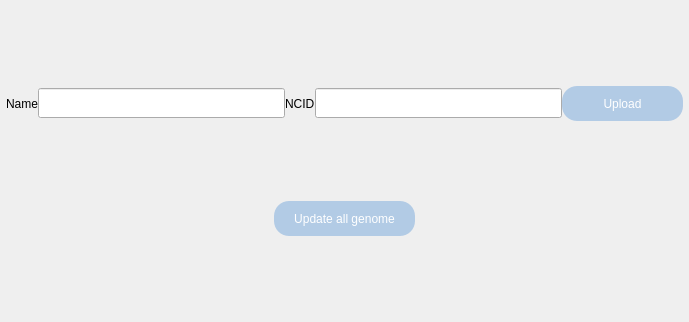
<?xml version="1.0" encoding="UTF-8"?>
<ui version="4.0">
 <class>Form</class>
 <widget class="QWidget" name="Form">
  <property name="geometry">
   <rect>
    <x>0</x>
    <y>0</y>
    <width>689</width>
    <height>322</height>
   </rect>
  </property>
  <property name="windowTitle">
   <string>Species management</string>
  </property>
  <property name="styleSheet">
   <string notr="true"/>
  </property>
  <layout class="QHBoxLayout" name="horizontalLayout_2">
   <property name="spacing">
    <number>0</number>
   </property>
   <property name="leftMargin">
    <number>0</number>
   </property>
   <property name="topMargin">
    <number>0</number>
   </property>
   <property name="rightMargin">
    <number>0</number>
   </property>
   <property name="bottomMargin">
    <number>0</number>
   </property>
   <item>
    <layout class="QVBoxLayout" name="verticalLayout">
     <property name="leftMargin">
      <number>6</number>
     </property>
     <property name="topMargin">
      <number>6</number>
     </property>
     <property name="rightMargin">
      <number>6</number>
     </property>
     <property name="bottomMargin">
      <number>6</number>
     </property>
     <item>
      <layout class="QHBoxLayout" name="horizontalLayout" stretch="0,0,0,0,0">
       <property name="sizeConstraint">
        <enum>QLayout::SetDefaultConstraint</enum>
       </property>
       <item>
        <widget class="QLabel" name="label_2">
         <property name="text">
          <string>Name</string>
         </property>
        </widget>
       </item>
       <item>
        <widget class="QLineEdit" name="uploadName">
         <property name="minimumSize">
          <size>
           <width>20</width>
           <height>30</height>
          </size>
         </property>
         <property name="styleSheet">
          <string notr="true"/>
         </property>
        </widget>
       </item>
       <item>
        <widget class="QLabel" name="label_3">
         <property name="text">
          <string>NCID</string>
         </property>
        </widget>
       </item>
       <item>
        <widget class="QLineEdit" name="uploadID">
         <property name="minimumSize">
          <size>
           <width>0</width>
           <height>30</height>
          </size>
         </property>
         <property name="styleSheet">
          <string notr="true"/>
         </property>
        </widget>
       </item>
       <item>
        <widget class="QPushButton" name="add">
         <property name="minimumSize">
          <size>
           <width>121</width>
           <height>35</height>
          </size>
         </property>
         <property name="maximumSize">
          <size>
           <width>121</width>
           <height>35</height>
          </size>
         </property>
         <property name="styleSheet">
          <string notr="true">QPushButton {  
    background-color: rgb(178, 203, 229); /* 设置背景颜色，这里以绿色为例 */  
    border: none; /* 移除边框 */  
    border-radius: 15px; /* 设置圆角半径 */  
    color: white; /* 设置文本颜色 */  
    padding: 10px 20px; /* 设置内边距 */  
}  
  
/* 当按钮被按下时的样式 */  
QPushButton:pressed {  
    background-color: rgb(159, 186, 214); /* 设置按下时的背景颜色，这里是稍暗的绿色 */  
}</string>
         </property>
         <property name="text">
          <string>Upload</string>
         </property>
        </widget>
       </item>
      </layout>
     </item>
     <item alignment="Qt::AlignHCenter">
      <widget class="QPushButton" name="updatee">
       <property name="minimumSize">
        <size>
         <width>121</width>
         <height>35</height>
        </size>
       </property>
       <property name="maximumSize">
        <size>
         <width>400</width>
         <height>35</height>
        </size>
       </property>
       <property name="styleSheet">
        <string notr="true">QPushButton {  
    background-color: rgb(178, 203, 229); /* 设置背景颜色，这里以绿色为例 */  
    border: none; /* 移除边框 */  
    border-radius: 15px; /* 设置圆角半径 */  
    color: white; /* 设置文本颜色 */  
    padding: 10px 20px; /* 设置内边距 */  
}  
  
/* 当按钮被按下时的样式 */  
QPushButton:pressed {  
    background-color: rgb(159, 186, 214); /* 设置按下时的背景颜色，这里是稍暗的绿色 */  
}</string>
       </property>
       <property name="text">
        <string>Update all genome</string>
       </property>
      </widget>
     </item>
    </layout>
   </item>
  </layout>
 </widget>
 <resources/>
 <connections/>
</ui>
